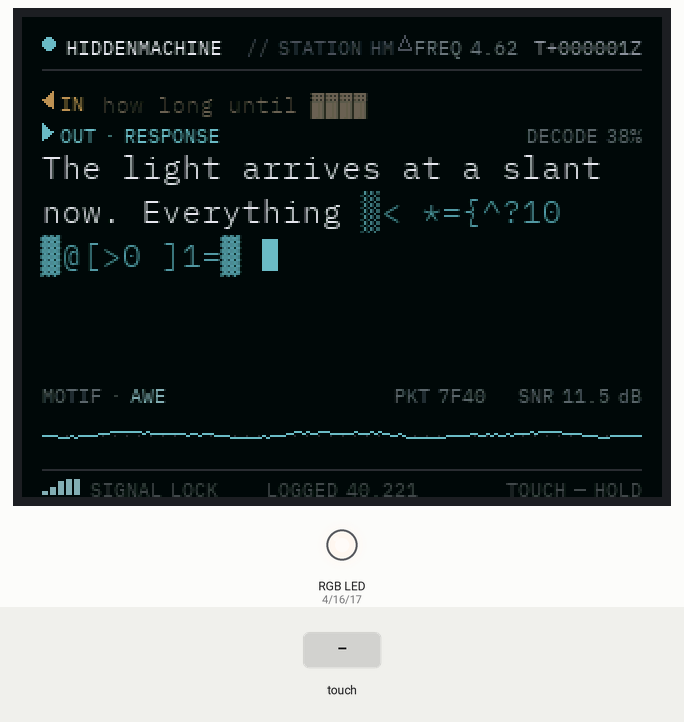
Simulated run of this program. Board: ESP32. Shown: 320×240 colour display, an RGB LED mixed from three pins (HIGH = lit). Inputs (shaded band) come from the test bench. Random numbers use the default seed unless the program sets one; what the program prints to the serial monitor is not drawn.

Above: at 1.4 s.
1.5 s: touch panel pressed at 13 % / 10 % of its raw x / y range
At 1.67 s:
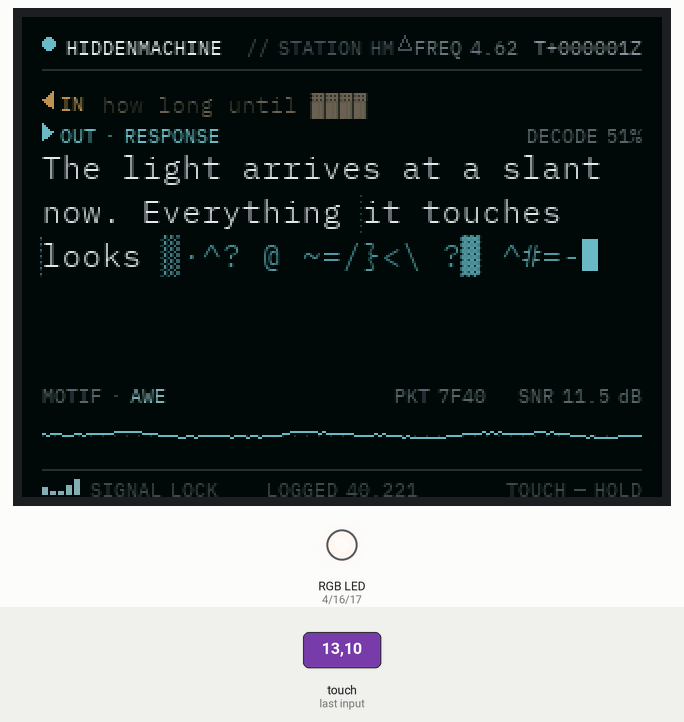
At 3.19 s:
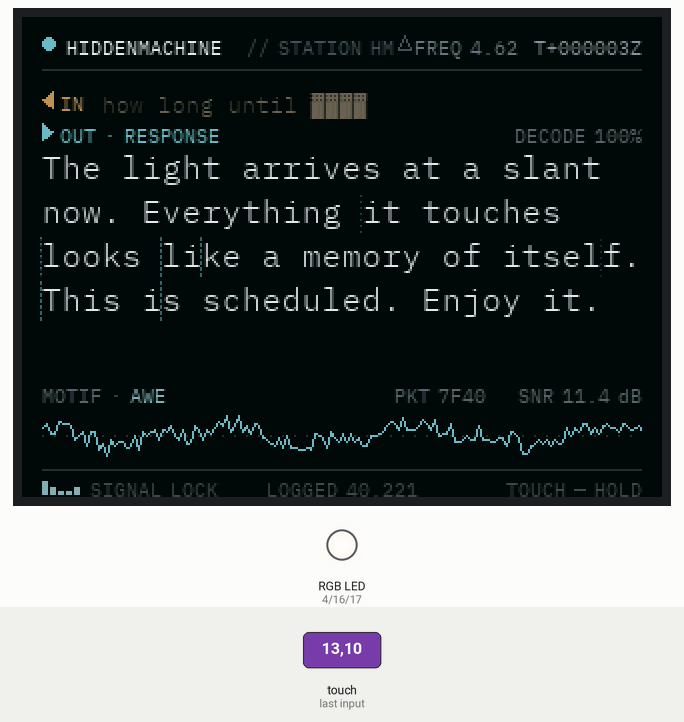
3.9 s: touch panel pressed at 38 % / 10 % of its raw x / y range
At 13.91 s:
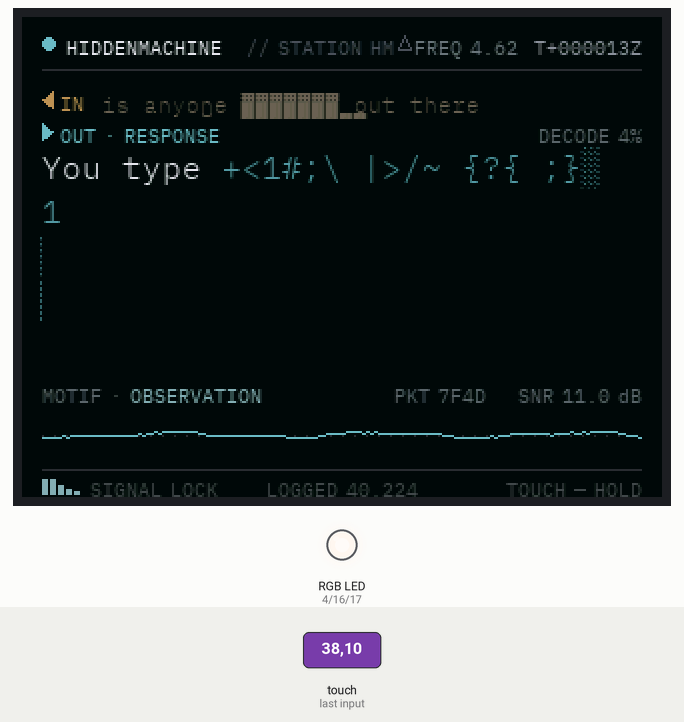
Timing chart, 0 to 15.4 s (numbered marks = the images above; inputs shaded):
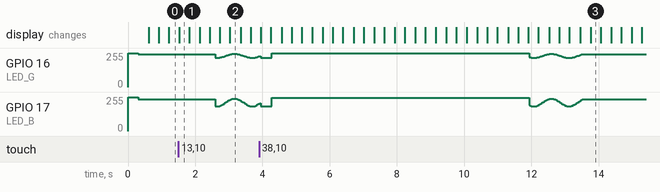

The program:

main.cpp
```cpp
// HIDDENMACHINE receiver — ESP32-2432S028R ("Cheap Yellow Display")
// A physical set tuned to station HMΔ: one side of a conversation,
// decoded live on a 320x240 ILI9341. Tap the glass to advance.
//
// Faithful to HiddenMachine.dc.html: same pool (phrases.h is generated
// from it), same decode cadence (28 ms tick, 1.7 chars/tick, 22-char
// scramble window), same wave phases (calm / pause 6 s / active 1.6 s),
// same PKT/SNR/logged behavior, same palette (oklch -> RGB565).

#include <Arduino.h>
#include <SPI.h>
#include <TFT_eSPI.h>
#include <XPT2046_Touchscreen.h>
#include "phrases.h"
#include "hm_colors.h"
#include "hm_fonts.h"

// ---- hardware ----
#define TOUCH_CLK 25
#define TOUCH_MISO 39
#define TOUCH_MOSI 32
#define TOUCH_CS 33
#define TOUCH_IRQ 36
#define LED_R 4
#define LED_G 16
#define LED_B 17

TFT_eSPI tft;
TFT_eSprite wave(&tft);
SPIClass touchSpi(VSPI);
XPT2046_Touchscreen ts(TOUCH_CS, TOUCH_IRQ);

// ---- layout (landscape 320x240) ----
static const int MX = 10, UW = 300;
static const int HEADER_Y = 8, RULE1_Y = 26;
static const int IN_Y = 34;
static const int OUT_Y = 50;
static const int MSG_Y = 64, MSG_H = 112;
static const int META_Y = 182;
static const int WAVE_Y = 196, WAVE_H = 26;
static const int RULE2_Y = 226, FOOT_Y = 229;

struct FontTier { const uint8_t* vlw; int size; int lineH; int maxLines; };
// every tier holds the 5-line / 22px-rhythm envelope so the text block is
// visually constant; size tracks message length monotonically. The build
// filter in gen_assets.py (<= 185 chars) guarantees everything fits.
static const FontTier TIERS[] = {
  { FontL16, 16, 22, 5 },
  { FontL14, 14, 22, 5 },
  { FontL12, 12, 22, 5 },
};
static const int NTIERS = 3;

// ---- transmission state ----
static const int MAXCP = 420;
uint16_t cps[MAXCP];            // decoded codepoints of current message
uint8_t  lineOf[MAXCP + 1], colOf[MAXCP + 1];
int      nCp = 0, tierIdx = 0, adv = 10, fontH = 21;

enum Phase { DECODING, PAUSE, ACTIVE };
Phase phase = PAUSE;
float    pos = 0;
int      prevDone = 0, lastPct = -1;
uint32_t phaseT0 = 0;

int16_t  order[MESSAGE_COUNT];
int      orderIdx = MESSAGE_COUNT, lastShown = -1, lastInbound = -1;

uint16_t pktN = 0x7f3a;
uint32_t logN = 40218;
float    snr = 11.4f;

uint16_t glyphCps[48];
int      nGlyphs = 0;

uint32_t tDecode = 0, tWave = 0, tClock = 0, tCursor = 0, tTouch = 0;
bool     cursorOn = true;
int      cursorCell = 0, cursorDrawn = -1;

// ---- small helpers ----
static int utf8Decode(const char* s, uint16_t* out, int maxOut) {
  int n = 0;
  for (const uint8_t* p = (const uint8_t*)s; *p && n < maxOut;) {
    uint16_t cp = *p;
    if (cp < 0x80) { p += 1; }
    else if ((cp & 0xE0) == 0xC0) { cp = ((cp & 0x1F) << 6) | (p[1] & 0x3F); p += 2; }
    else { cp = ((cp & 0x0F) << 12) | ((p[1] & 0x3F) << 6) | (p[2] & 0x3F); p += 3; }
    out[n++] = cp;
  }
  return n;
}

static void utf8Encode(uint16_t cp, char* buf) {
  if (cp < 0x80) { buf[0] = cp; buf[1] = 0; }
  else if (cp < 0x800) {
    buf[0] = 0xC0 | (cp >> 6); buf[1] = 0x80 | (cp & 0x3F); buf[2] = 0;
  } else {
    buf[0] = 0xE0 | (cp >> 12); buf[1] = 0x80 | ((cp >> 6) & 0x3F);
    buf[2] = 0x80 | (cp & 0x3F); buf[3] = 0;
  }
}

static uint32_t rnd(uint32_t n) { return esp_random() % n; }

static void commaFmt(uint32_t v, char* out) {
  char raw[12]; int rn = sprintf(raw, "%lu", (unsigned long)v), o = 0;
  for (int i = 0; i < rn; i++) {
    if (i && (rn - i) % 3 == 0) out[o++] = ',';
    out[o++] = raw[i];
  }
  out[o] = 0;
}

static void loadTier() {
  tft.loadFont(TIERS[tierIdx].vlw);
  adv = tft.textWidth("M");
  fontH = tft.fontHeight();
}

// draw one message cell (fills the cell, then the glyph)
static void drawCell(int idx, uint16_t color, uint16_t cp) {
  int x = MX + colOf[idx] * adv;
  int y = MSG_Y + lineOf[idx] * TIERS[tierIdx].lineH;
  tft.fillRect(x, y, adv, TIERS[tierIdx].lineH, HM_BG);
  if (cp == ' ') return;
  char b[4]; utf8Encode(cp, b);
  tft.setTextColor(color, HM_BG);
  tft.setTextDatum(TL_DATUM);
  tft.drawString(b, x, y + (TIERS[tierIdx].lineH - fontH) / 2);
}

static void eraseCursor() {
  if (cursorDrawn < 0) return;
  int x = MX + colOf[cursorDrawn] * adv;
  int y = MSG_Y + lineOf[cursorDrawn] * TIERS[tierIdx].lineH;
  tft.fillRect(x, y, adv, TIERS[tierIdx].lineH, HM_BG);
  cursorDrawn = -1;
}

static void drawCursor() {
  // a message that exactly fills the last line pushes the cursor cell past
  // the envelope, into the meta row - park it invisible instead
  if (lineOf[cursorCell] >= TIERS[tierIdx].maxLines) return;
  int sz = TIERS[tierIdx].size;
  int x = MX + colOf[cursorCell] * adv;
  int y = MSG_Y + lineOf[cursorCell] * TIERS[tierIdx].lineH;
  tft.fillRect(x, y + (TIERS[tierIdx].lineH - sz) / 2,
               (sz * 55) / 100, sz, cursorOn ? HM_CYAN : HM_BG);
  cursorDrawn = cursorCell;
}

// greedy word wrap for the current tier; returns true if it fits
static bool wrapFits() {
  int cols = UW / adv, line = 0, col = 0, wordStart = 0;
  for (int i = 0; i <= nCp; i++) {
    bool brk = (i == nCp) || cps[i] == ' ';
    if (!brk) continue;
    int wlen = i - wordStart;
    if (col && col + wlen > cols) { line++; col = 0; }
    while (wlen > cols) {               // pathological long word
      for (int k = 0; k < cols; k++) { lineOf[wordStart] = line; colOf[wordStart++] = col++; }
      line++; col = 0; wlen -= cols;
    }
    for (int k = 0; k < wlen; k++) { lineOf[wordStart] = line; colOf[wordStart++] = col++; }
    if (i < nCp) {                      // the space itself
      lineOf[i] = line; colOf[i] = col;
      if (++col >= cols) { line++; col = 0; }
      wordStart = i + 1;
    } else {                            // cursor cell, one past the end
      lineOf[nCp] = line; colOf[nCp] = col;
      if (col >= cols) { lineOf[nCp] = line + 1; colOf[nCp] = 0; }
    }
  }
  return line < TIERS[tierIdx].maxLines;
}

// ---- chrome (drawn once) ----
static void trk(const char* s, int x, int y, uint16_t c) {
  tft.setTextColor(c, HM_BG);
  tft.setTextDatum(TL_DATUM);
  tft.drawString(s, x, y);
}

static void drawChrome() {
  tft.fillScreen(HM_BG);
  tft.loadFont(FontR10);
  // header
  tft.fillCircle(13, HEADER_Y + 5, 3, HM_CYAN);
  trk("HIDDENMACHINE", 22, HEADER_Y, HM_TEXT);
  trk("// STATION HM", 112, HEADER_Y, HM_GRAY44);
  int dx = 112 + tft.textWidth("// STATION HM");
  tft.drawTriangle(dx + 2, HEADER_Y + 8, dx + 5, HEADER_Y + 1,
                   dx + 8, HEADER_Y + 8, HM_GRAY44);
  trk("FREQ 4.625 MHz", 196, HEADER_Y, HM_GRAY56);
  tft.drawFastHLine(MX, RULE1_Y, UW, HM_GRID);
  // IN / OUT labels
  tft.fillTriangle(MX, IN_Y + 7, MX + 5, IN_Y + 3, MX + 5, IN_Y + 11, HM_AMBER);
  trk("IN", MX + 9, IN_Y + 2, HM_AMBER);
  tft.fillTriangle(MX + 5, OUT_Y + 7, MX, OUT_Y + 3, MX, OUT_Y + 11, HM_CYAN);
  trk("OUT · RESPONSE", MX + 9, OUT_Y + 2, HM_CYAN);
  // footer
  tft.drawFastHLine(MX, RULE2_Y, UW, HM_GRID);
  trk("SIGNAL LOCK", 34, FOOT_Y, HM_GRAY40);
  trk("TOUCH — HOLD", 310 - tft.textWidth("TOUCH — HOLD"), FOOT_Y, HM_GRAY40);
}

static void drawClock() {
  uint32_t s = millis() / 1000;
  char buf[12];
  sprintf(buf, "T+%02lu%02lu%02luZ", (unsigned long)(s / 3600) % 100,
          (unsigned long)(s / 60) % 60, (unsigned long)s % 60);
  tft.loadFont(FontR10);
  tft.fillRect(248, HEADER_Y, 62, 12, HM_BG);
  trk(buf, 310 - tft.textWidth(buf), HEADER_Y, HM_GRAY66);
}

static void drawSnr() {
  char buf[16];
  sprintf(buf, "SNR %.1f dB", snr);
  tft.loadFont(FontR10);
  tft.fillRect(234, META_Y, 76, 12, HM_BG);
  trk(buf, 310 - tft.textWidth(buf), META_Y, HM_GRAY50);
}

static void drawMeta(const char* motif) {
  char buf[40];
  tft.loadFont(FontR10);
  tft.fillRect(MX, META_Y, UW, 12, HM_BG);
  trk("MOTIF · ", MX, META_Y, HM_GRAY50);
  trk(motif, MX + tft.textWidth("MOTIF · "), META_Y, HM_CYAN_DIM);
  sprintf(buf, "PKT %04X", pktN);
  trk(buf, 186, META_Y, HM_GRAY50);
  drawSnr();
}

static void drawLogged() {
  char num[16], buf[28];
  commaFmt(logN, num);
  sprintf(buf, "LOGGED %s", num);
  tft.loadFont(FontR10);
  tft.fillRect(118, FOOT_Y, 110, 12, HM_BG);
  trk(buf, 122, FOOT_Y, HM_GRAY40);
}

static void drawInbound() {
  int pick;
  do { pick = rnd(INBOUND_COUNT); } while (pick == lastInbound && INBOUND_COUNT > 1);
  lastInbound = pick;
  uint16_t icp[64];
  int n = utf8Decode(INBOUND[pick], icp, 64);
  tft.loadFont(FontXL11);
  int ia = tft.textWidth("M");
  int maxc = (UW - 30) / ia;
  if (n > maxc) n = maxc;
  tft.fillRect(MX + 28, IN_Y, UW - 28, 14, HM_BG);
  char b[4];
  for (int i = 0; i < n; i++) {
    if (icp[i] == ' ') continue;
    utf8Encode(icp[i], b);
    tft.setTextColor(HM_AMBER_DIM, HM_BG);
    tft.setTextDatum(TL_DATUM);
    tft.drawString(b, MX + 30 + i * ia, IN_Y + 2);
  }
}

static void drawDecodePct(int pct) {
  char buf[14];
  sprintf(buf, "DECODE %d%%", pct);
  tft.loadFont(FontR10);
  tft.fillRect(226, OUT_Y + 2, 84, 12, HM_BG);
  trk(buf, 310 - tft.textWidth(buf), OUT_Y + 2, HM_GRAY50);
  lastPct = pct;
}

// ---- transmission flow ----
static int pickNext() {
  if (orderIdx >= MESSAGE_COUNT) {
    for (int i = 0; i < MESSAGE_COUNT; i++) order[i] = i;
    for (int i = MESSAGE_COUNT - 1; i > 0; i--) {
      int j = rnd(i + 1); int16_t t = order[i]; order[i] = order[j]; order[j] = t;
    }
    if (order[0] == lastShown && MESSAGE_COUNT > 1) {
      int16_t t = order[0]; order[0] = order[1]; order[1] = t;
    }
    orderIdx = 0;
  }
  return order[orderIdx++];
}

static void goNext(const char* cause) {
  int i = pickNext();
#ifdef PHOTO_MODE
  // photo build: always the station's self-portrait line, held forever
  for (int k = 0; k < MESSAGE_COUNT; k++)
    if (strstr(MESSAGES[k].text, "My first body")) { i = k; break; }
#endif
  lastShown = i;
  Serial.printf("[%lu] advance (%s) -> msg %d, heap %u\n",
                (unsigned long)millis(), cause, i, (unsigned)ESP.getFreeHeap());
  nCp = utf8Decode(MESSAGES[i].text, cps, MAXCP);
  for (tierIdx = 0; tierIdx < NTIERS - 1; tierIdx++) { loadTier(); if (wrapFits()) break; }
  if (tierIdx == NTIERS - 1) { loadTier(); wrapFits(); }
  tft.fillRect(MX, MSG_Y, UW, MSG_H, HM_BG);
  pos = 0; prevDone = 0; cursorDrawn = -1;
  phase = DECODING;
  pktN = (pktN + rnd(11) + 3) & 0xffff;
  logN += 1 + rnd(3);
  drawMeta(MESSAGES[i].motif);
  drawLogged();
  drawInbound();
  drawDecodePct(0);
  loadTier();
  tDecode = millis();
}

static void decodeTick() {
  pos += 1.7f;
  int done = (int)pos;
  if (done > nCp) done = nCp;
  eraseCursor();
  for (int i = prevDone; i < done; i++) drawCell(i, HM_TEXT, cps[i]);
  prevDone = done;
  if (done >= nCp) {
    phase = PAUSE;
    phaseT0 = millis();
    cursorCell = nCp;
    drawCursor();
    if (lastPct != 100) drawDecodePct(100);
    loadTier();
    return;
  }
  int winEnd = done + 22; if (winEnd > nCp) winEnd = nCp;
  for (int i = done; i < winEnd; i++)
    drawCell(i, HM_SCRAMBLE, cps[i] == ' ' ? ' ' : glyphCps[rnd(nGlyphs)]);
  cursorCell = winEnd;
  if (cursorOn) drawCursor();
  int pct = done * 100 / nCp;
  if (pct - lastPct >= 4) { drawDecodePct(pct); loadTier(); }
}

// ---- waveform ----
// phases accumulate mod 2*pi so animation speed never drifts as millis()
// grows past float precision
static float phA = 0, phB = 0, phBar = 0, phLed = 0;
static uint32_t waveLast = 0, ledFlashT0 = 0;

static void waveFrame() {
  uint32_t ms = millis();
  float dt = (ms - waveLast) / 1000.0f;
  if (waveLast == 0 || dt > 0.25f) dt = 0.033f;
  waveLast = ms;
  phA = fmodf(phA + 1.9f * dt, TWO_PI);
  phB = fmodf(phB + 1.3f * dt, TWO_PI);
  phBar = fmodf(phBar + 4.8f * dt, TWO_PI);
  phLed = fmodf(phLed + 6.0f * dt, TWO_PI);
  float amp, nz;
  const float r = 0.5f;                      // site "restless" default
  if (phase == ACTIVE)      { amp = WAVE_H * (0.30f + 0.06f * r); nz = WAVE_H * (0.16f + 0.05f * r); }
  else if (phase == PAUSE)  { amp = WAVE_H * 0.02f;               nz = WAVE_H * 0.004f; }
  else                      { amp = WAVE_H * (0.05f + 0.07f * r); nz = WAVE_H * (0.006f + 0.02f * r); }
  wave.fillSprite(HM_BG);
  int mid = WAVE_H / 2;
  for (int x = 0; x < UW; x += 6) wave.drawPixel(x, mid, HM_GRID);
  int py = mid;
  for (int x = 0; x <= UW; x += 2) {
    float ph = (float)x / UW * 6.2831853f;
    float y = mid + sinf(ph * 3 + phA) * amp * 0.5f
                  + sinf(ph * 7 - phB) * amp * 0.26f
                  + ((int)rnd(1000) / 500.0f - 1.0f) * nz;
    int iy = constrain((int)y, 0, WAVE_H - 1);
    if (x) wave.drawLine(x - 2, py, x, iy, HM_CYAN);
    py = iy;
  }
  wave.pushSprite(MX, WAVE_Y);
  // signal-lock bars, footer left
  for (int i = 0; i < 5; i++) {
    float s = 0.25f + 0.75f * (0.5f + 0.5f * sinf(phBar - i * 0.87f));
    int h = (int)(9 * s);
    tft.fillRect(10 + i * 4, FOOT_Y, 3, 10, HM_BG);
    tft.fillRect(10 + i * 4, FOOT_Y + 10 - h, 3, h, HM_CYAN_DIM);
  }
  // rgb led glow (active low)
  int glow = (phase == ACTIVE) ? 40 + (int)(30 * sinf(phLed)) :
             (phase == DECODING) ? 14 : 5;
  if (ledFlashT0 && ms - ledFlashT0 < 350) glow = 70;  // hold acknowledged
  ledcWrite(1, 255 - glow / 2);  // G
  ledcWrite(2, 255 - glow);      // B
}

// ---- arduino ----
void setup() {
  Serial.begin(115200);
  pinMode(LED_R, OUTPUT); digitalWrite(LED_R, HIGH);
  ledcSetup(1, 5000, 8); ledcAttachPin(LED_G, 1); ledcWrite(1, 255);
  ledcSetup(2, 5000, 8); ledcAttachPin(LED_B, 2); ledcWrite(2, 255);

  tft.init();
  tft.setRotation(1);
  wave.setColorDepth(16);
  wave.createSprite(UW, WAVE_H);

  touchSpi.begin(TOUCH_CLK, TOUCH_MISO, TOUCH_MOSI, TOUCH_CS);
  ts.begin(touchSpi);
  ts.setRotation(1);

  nGlyphs = utf8Decode(HM_GLYPHS, glyphCps, 48);

  drawChrome();
  drawClock();
  goNext("boot");
}

void loop() {
  uint32_t now = millis();

  if (phase == DECODING && now - tDecode >= 28) { tDecode = now; decodeTick(); }
#ifndef PHOTO_MODE
  // hold runs 2 s longer than the site's 6 s - small glass reads slower
  if (phase == PAUSE && now - phaseT0 >= 8000) { phase = ACTIVE; phaseT0 = now; }
  else if (phase == ACTIVE && now - phaseT0 >= 1600) goNext("auto");
#endif

  if (now - tWave >= 33) { tWave = now; waveFrame(); }

  if (now - tClock >= 1000) {
    tClock = now;
    drawClock();
    snr += ((int)rnd(900) - 450) / 1000.0f;
    if (snr < 5) snr = 5.2f; if (snr > 19) snr = 18.6f;
    drawSnr();
    loadTier();
  }

  if (now - tCursor >= 525) {
    tCursor = now;
    cursorOn = !cursorOn;
    if (phase != DECODING) drawCursor();
  }

  // edge-triggered: require a release between advances so held contact or
  // noise hovering at the pressure threshold cannot re-fire the advance
  static bool touchWas = false;
  bool touchNow = false;
  if (ts.tirqTouched() && ts.touched()) {
    TS_Point p = ts.getPoint();
    touchNow = p.z >= 500;
  }
  if (touchNow && !touchWas && now - tTouch > 400) {
    tTouch = now;
#ifdef PHOTO_MODE
    // photo build: a tap replays the decode, for filming the scramble
    if (phase != DECODING) goNext("replay");
#else
    // touch does not advance: it restarts the hold so a long transmission
    // can be read at leisure (tap again for more time)
    if (phase != DECODING) {
      phase = PAUSE;
      phaseT0 = now;
      ledFlashT0 = now;
      Serial.printf("[%lu] hold extended\n", (unsigned long)now);
    }
#endif
  }
  touchWas = touchNow;
}
```

hm_colors.h
```cpp
// Generated by tools/gen_assets.py - do not edit.
#pragma once

#define HM_BG         0x0041  // rgb(5,8,12)
#define HM_TEXT       0xE73D  // rgb(224,229,233)
#define HM_CYAN       0x6DD8  // rgb(105,186,195)
#define HM_CYAN_DIM   0x8576  // rgb(128,174,179)
#define HM_AMBER      0xBC8A  // rgb(185,144,86)
#define HM_AMBER_DIM  0x6B0A  // rgb(110,97,80)
#define HM_GRAY66     0x8C93  // rgb(139,147,154)
#define HM_GRAY56     0x6BAF  // rgb(110,118,124)
#define HM_GRAY50     0x5B2D  // rgb(93,100,107)
#define HM_GRAY44     0x4A8B  // rgb(77,83,89)
#define HM_GRAY40     0x4249  // rgb(66,72,78)
#define HM_GRID       0x2966  // rgb(41,47,52)
#define HM_SCRAMBLE   0x54D4  // rgb(87,154,162)
```

Source omitted: hm_fonts.h (data table, 127769 bytes), phrases.h (53739 bytes)
